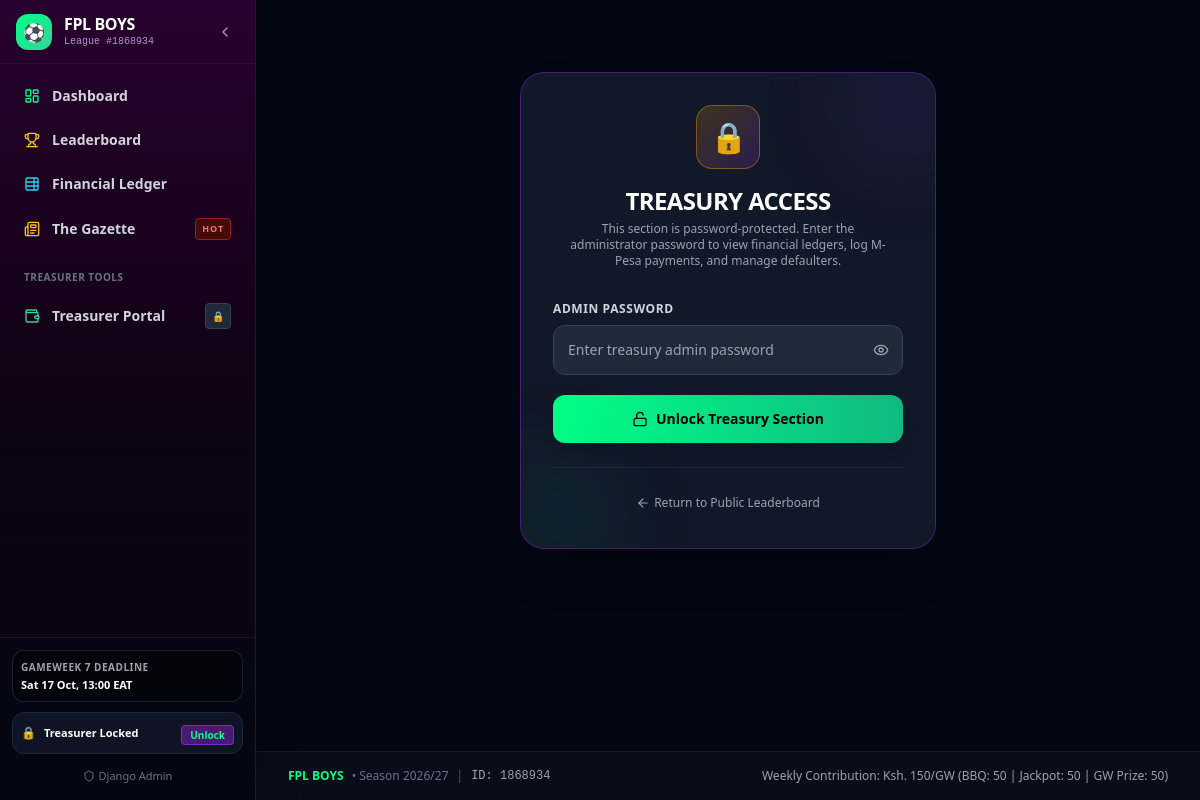
The page /treasury/unlock/ on the database as committed earlier.
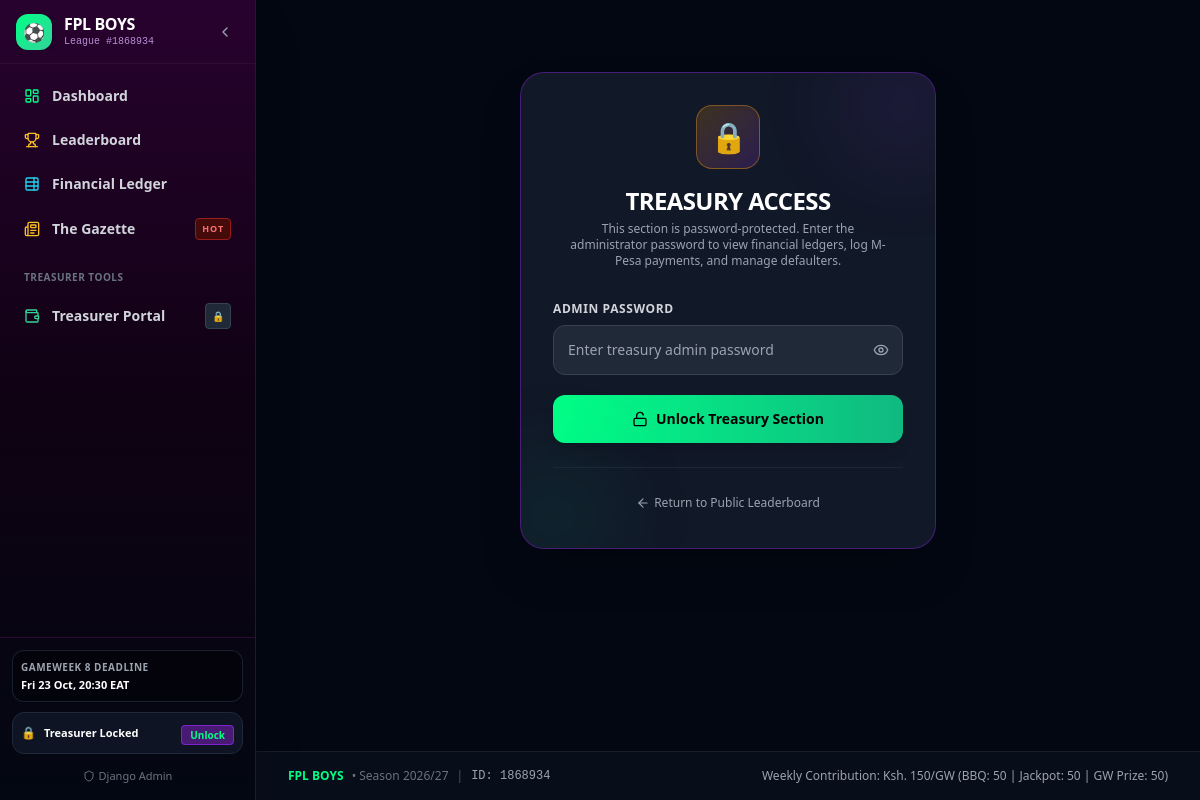
The same page on the database as committed later.
### league/models.py (models this page shows, shortened)
class Gameweek(models.Model):
    STATUS_CHOICES = (
        ('upcoming', 'Upcoming'),
        ('active', 'Active'),
        ('finalizing', 'Finalizing Bonuses'),
        ('finished', 'Finished'),
    )
    number = models.IntegerField(unique=True)
    name = models.CharField(max_length=60)
    deadline_time = models.DateTimeField(help_text="Official FPL Gameweek deadline (UTC)")
    status = models.CharField(max_length=20, choices=STATUS_CHOICES, default='upcoming')
    is_current = models.BooleanField(default=False)
    is_next = models.BooleanField(default=False)
    month = models.IntegerField(default=8, help_text="Month number 1-12 for monthly filters")
    season = models.CharField(max_length=20, default="2026/27")
    payout_calculated = models.BooleanField(default=False)
    prize_pool_amount = models.DecimalField(max_digits=10, decimal_places=2, default=Decimal('500.00'))
    class Meta:
        ordering = ['number']
        verbose_name = "Gameweek"
        verbose_name_plural = "Gameweeks"
    @property
    def deadline_eat(self):
        if not self.deadline_time:
            return None
        eat_tz = pytz.timezone('Africa/Nairobi')
        return self.deadline_time.astimezone(eat_tz)

### treasury/views.py (the view, shortened to what this page needs)
# urls.py: path('unlock/', views.treasury_unlock_view, name='treasury_unlock'),
def treasury_unlock_view(request):
    next_url = request.GET.get('next') or request.POST.get('next') or '/treasury/portal/'
    if request.user.is_authenticated or request.session.get('treasury_admin_authenticated'):
        return redirect(next_url)
    context = {
        'next': next_url,
    }
    return render(request, 'treasury/unlock.html', context)

### templates/treasury/unlock.html (shortened to what this page needs)
{% extends 'base.html' %}
{% block content %}
<div class="max-w-md mx-auto my-12 px-4">
    <div class="bg-gray-900 border border-purple-800/60 rounded-3xl p-8 shadow-2xl relative overflow-hidden glow-purple">
        <div class="absolute -right-8 -top-8 w-32 h-32 bg-purple-600/10 rounded-full blur-2xl pointer-events-none"></div>
        <div class="absolute -left-8 -bottom-8 w-32 h-32 bg-emerald-600/10 rounded-full blur-2xl pointer-events-none"></div>
        <div class="text-center">
            <div class="w-16 h-16 rounded-2xl bg-gradient-to-br from-amber-500/20 to-purple-600/20 border border-amber-500/40 flex items-center justify-center text-3xl mx-auto shadow-inner mb-4">
                🔒
            </div>
            <h1 class="text-2xl font-black text-white tracking-tight">TREASURY ACCESS</h1>
            <p class="text-xs text-gray-400 mt-1 max-w-xs mx-auto">
                This section is password-protected. Enter the administrator password to view financial ledgers, log M-Pesa payments, and manage defaulters.
            </p>
        </div>
        <form method="POST" action="{% url 'treasury_unlock' %}" class="mt-8 space-y-5">
            <div>
                <label class="block text-xs font-bold text-gray-300 uppercase tracking-wider mb-2">Admin Password</label>
                <div class="relative">
                    <input
                        type="password"
                        id="treasury-password-input"
                        name="password"
                        required
                        placeholder="Enter treasury admin password"
                        class="bg-gray-800 border border-gray-700 text-white text-sm rounded-xl focus:ring-2 focus:ring-fpl-green focus:border-fpl-green block w-full p-3.5 pr-11 transition-all"
                        autofocus
                    >
                    <button
                        type="button"
                        onclick="togglePasswordVisibility()"
                        class="absolute inset-y-0 right-0 pr-3.5 flex items-center text-gray-400 hover:text-white"
                        title="Toggle password visibility"
                    >
                        <i id="eye-icon" data-lucide="eye" class="w-4 h-4"></i>
                    </button>
                </div>
            </div>
            <button type="submit" class="w-full py-3.5 bg-gradient-to-r from-fpl-green to-emerald-500 hover:from-emerald-400 hover:to-emerald-600 text-black font-extrabold text-sm rounded-xl shadow-lg hover:shadow-emerald-500/20 transition-all flex items-center justify-center">
                <i data-lucide="unlock" class="w-4 h-4 mr-2"></i> Unlock Treasury Section
            </button>
        </form>
        <div class="mt-6 pt-6 border-t border-gray-800/80 text-center">
            <a href="{% url 'dashboard' %}" class="text-xs text-gray-400 hover:text-white inline-flex items-center transition-colors">
                <i data-lucide="arrow-left" class="w-3.5 h-3.5 mr-1"></i> Return to Public Leaderboard
            </a>
        </div>
    </div>
</div>
{% endblock %}

### templates/base.html (shortened to what the changed rows need)
<!DOCTYPE html>
<html lang="en" class="dark">
<head>
    <script src="https://cdn.tailwindcss.com"></script>
</head>
<body class="bg-gray-950 text-gray-100 min-h-screen font-sans antialiased selection:bg-fpl-green selection:text-black">
    <aside id="sidebar" class="fixed top-0 left-0 bottom-0 z-50 bg-gradient-to-b from-fpl-purple via-fpl-dark to-gray-950 border-r border-fpl-border flex flex-col justify-between transition-all duration-300 sidebar-expanded -translate-x-full md:translate-x-0 shadow-2xl">
        <div class="p-3 border-t border-fpl-border/80 space-y-2.5">
            {% if current_gw or next_gw %}
            <div class="sidebar-text p-2 rounded-xl bg-black/40 border border-gray-800/80 text-xs">
                <div class="text-[10px] uppercase font-bold text-gray-400 tracking-wider">
                    {% if next_gw %}{{ next_gw.name }}{% else %}{{ current_gw.name }}{% endif %} Deadline
                </div>
                <div class="text-white font-semibold mt-0.5 truncate text-[11px]">
                    {% if next_gw %}{{ next_gw.deadline_eat|date:"D d M, H:i" }}{% else %}{{ current_gw.deadline_eat|date:"D d M, H:i" }}{% endif %} EAT
                </div>
            </div>
            {% endif %}
        </div>
    </aside>
    <div id="main-content" class="transition-all duration-300 main-expanded min-h-screen flex flex-col">
        <main class="flex-grow max-w-7xl mx-auto px-3 sm:px-6 lg:px-8 py-4 sm:py-6 w-full">
            {% block content %}{% endblock %}
        </main>
    </div>
</body>
</html>

Rows that differ between the two databases and show on the page:
no longer on this page (row edited): Gameweek: name "GAMEWEEK 7", deadline_eat "Sat 17 Oct, 13:00"
now on this page (row edited): Gameweek: name "GAMEWEEK 8", deadline_eat "Fri 23 Oct, 20:30"
